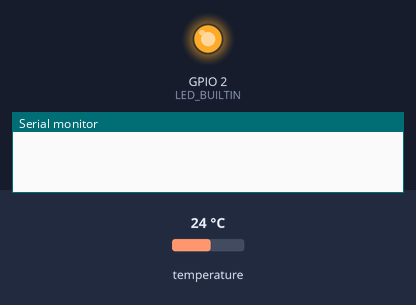
Recording of a sketch running on a simulated ESP32. On the bench: output pins drawn as LEDs (lit = HIGH), the last lines printed to the serial monitor. The test bench sets the inputs (shaded band); at power-on: temperature 24 °C. WiFi joins after 1.5 s; servers stay silent unless stated; uploads are accepted with an empty reply.

Above: at 0.1 s.
At 2.1 s:
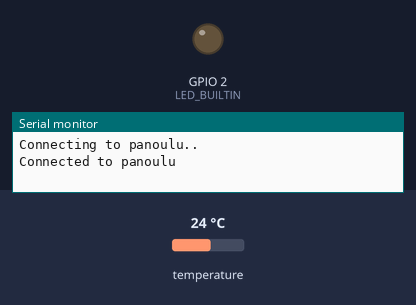
Timing chart, 0 to 3.6 s (numbered marks = the images above):
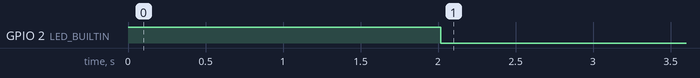

The sketch:

node.ino
```cpp
/*
 * To build this you need to add esp32 by Espressif systems from the Boards
 * Manager of Arduino IDE

 */

#include "WiFi.h"
#include "HTTPClient.h"

/*
 * DallasTemeprature and its dependencies from the
 * Library Manager (github.com/milesburton/Arduino-Temperature-Control
 * -Library, 3.7.9)
 */

#include <OneWire.h>
#include <DallasTemperature.h>

#define LED_BUILTIN 2

#define ONE_WIRE_BUS 4

# define NODE_ID 1

const char* ssid = "panoulu";

// globals
OneWire oneWire(ONE_WIRE_BUS);
DallasTemperature sensors(&oneWire);

int badHttpResponses = 0;
int sequence = 0;

//
void setup() {
  pinMode(LED_BUILTIN, OUTPUT);
  digitalWrite(LED_BUILTIN, HIGH);

  Serial.begin(115200);

  sensors.begin();

  WiFi.begin(ssid);
  while (WiFi.status() != WL_CONNECTED) {
    delay(2 * 1000);
    Serial.println("Connecting to panoulu..");
  }

  Serial.println("Connected to panoulu");

  digitalWrite(LED_BUILTIN, LOW);
}

//
void loop() {
  /*
   * Temperature
   */

  sensors.requestTemperatures();
  float temperature = sensors.getTempCByIndex(0);
  //Serial.print("Temperature is ");
  //Serial.print(temperature);
  //Serial.println(" C");

  /*
   * Measurement body
   */

  String msg = String("id=") + NODE_ID
    + "&temperature=" + temperature
    + "&millis=" + millis()
    + "&bad_http_responses=" + badHttpResponses;

  /*
   * Http request
   */

  HTTPClient http;

  http.begin("http://kahviot-api.sik.fi/v1/metrics/new");
  http.addHeader("Content-Type", "application/x-www-form-urlencoded");

  int resCode = http.POST(msg);

  http.end();

  /*
   * HTTP response and errors
   */

  //Serial.print("Got response: ");
  //Serial.println(resCode);

  if (resCode != 200) {
    badHttpResponses++;
  }

  /*
   * Restart ESP in all sorts of cases :P
   */
  if (resCode == 420
    || badHttpResponses > 10
    || WiFi.status() != WL_CONNECTED) {
    delay(120 * 1000);
    ESP.restart();
  }

  delay(10 * 1000);
}
```
